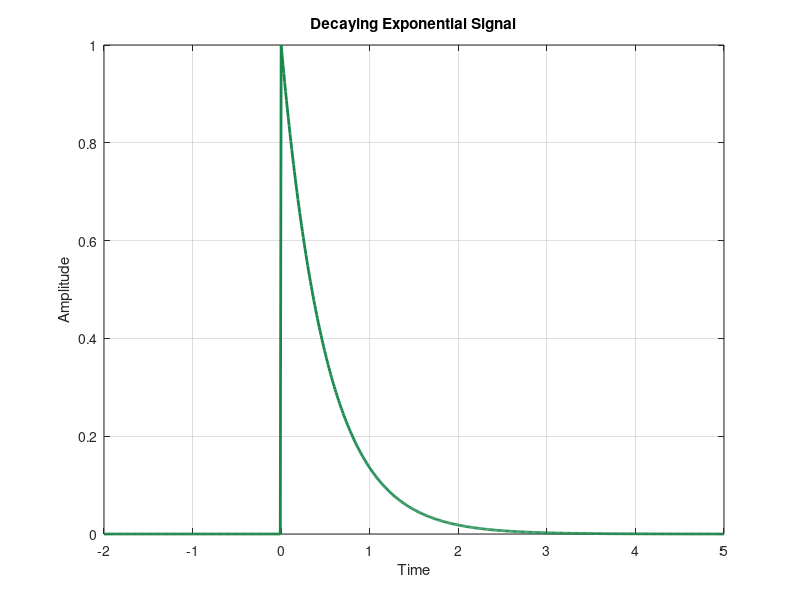

This figure's MATLAB source:
% Decaying Exponential Signal

clc; clear;

t = -2:0.01:5;
x = exp(-2*t).*(t>=0);

figure;
plot(t,x,'LineWidth',2, 'Color',[0.098 0.532 0.3]);  %color divided by 255
grid on;
title("Decaying Exponential Signal");
xlabel("Time");
ylabel('Amplitude');
